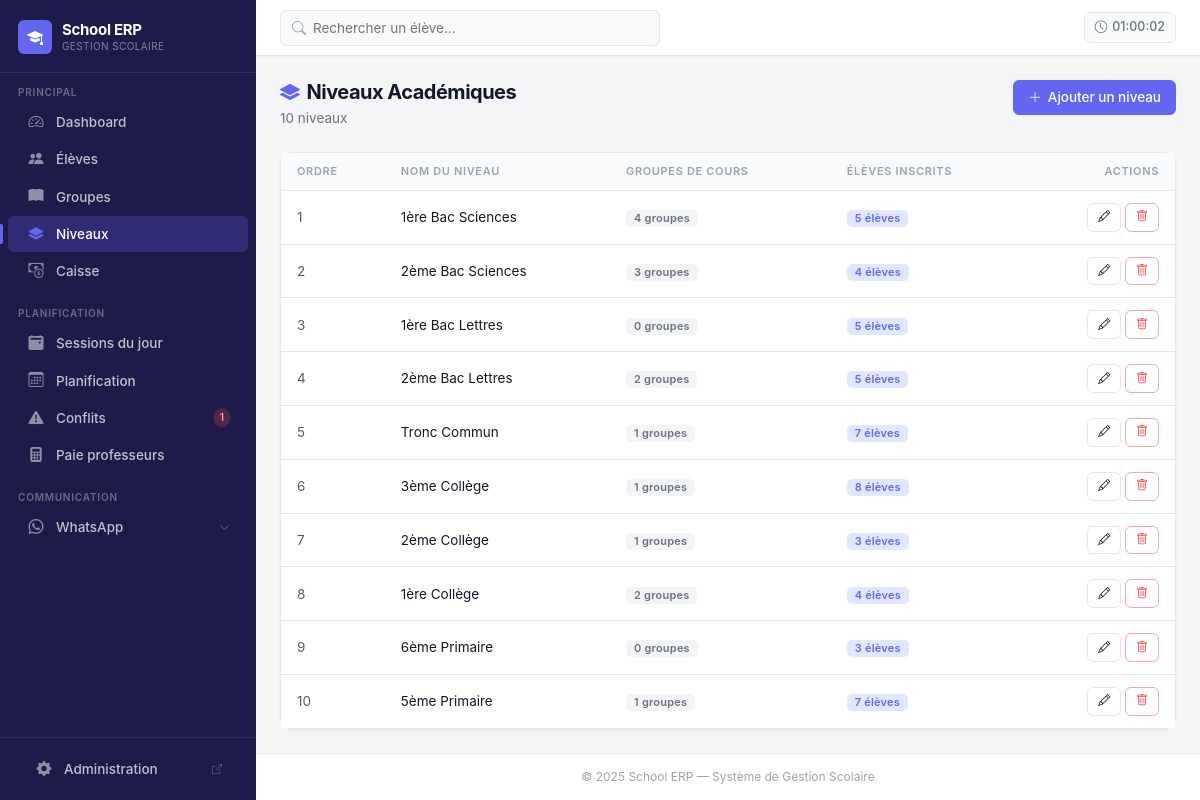
The page /levels/ (signed in) on the database its author committed.
### core/models.py (models this page shows, shortened)
class Level(models.Model):
    name = models.CharField(max_length=100, unique=True, verbose_name="Nom du niveau")
    order = models.PositiveIntegerField(default=0, verbose_name="Ordre d'affichage")
    class Meta:
        verbose_name = "Niveau"
        verbose_name_plural = "Niveaux"
        ordering = ['order', 'name']

### core/views.py (the view)
# urls.py: path('levels/', views.levels_list, name='levels_list'),
def levels_list(request):
    from .models import Level
    levels = Level.objects.all().order_by('order', 'name')
    return render(request, 'core/levels_list.html', {'levels': levels})

### core/context_processors.py (called while the page is built)
def conflicts_count(request):
    CACHE_KEY = 'sidebar_conflict_count'
    CACHE_TTL = getattr(settings, 'CONFLICT_CACHE_TTL', 30)  # seconds
    count = cache.get(CACHE_KEY)
    if count is None:
        try:
            from .utils import detect_all_conflicts
            data = detect_all_conflicts()
            count = len(data.get('schedule_conflicts', []))
        except Exception:
            count = 0
        cache.set(CACHE_KEY, count, CACHE_TTL)
    return {'conflict_count': count}

### core/templatetags/nav_active.py (called while the page is built)
@register.simple_tag(takes_context=True)
def active_if(context, *names):
    request = context.get("request")
    if not request or not request.resolver_match:
        return ""
    return "active" if request.resolver_match.url_name in names else ""

### templates/core/levels_list.html (shortened to what this page needs)
{% extends 'core/base.html' %}
{% block content %}
<div class="page-header d-flex align-items-start justify-content-between">
  <div>
    <h1 class="page-title"><i class="bi bi-layers-fill me-2" style="color:var(--primary);"></i>Niveaux Académiques</h1>
    <p class="page-subtitle">{{ levels|length }} niveau{{ levels|length|pluralize:"x" }}</p>
  </div>
  <a href="{% url 'core:level_create' %}" class="btn btn-primary">
    <i class="bi bi-plus-lg"></i> Ajouter un niveau
  </a>
</div>
{% if levels %}
  <div class="card">
    <div class="card-body p-0">
      <div class="table-responsive">
        <table class="table mb-0">
          <thead class="table-light">
            <tr>
              <th>Ordre</th>
              <th>Nom du niveau</th>
              <th>Groupes de cours</th>
              <th>Élèves inscrits</th>
              <th class="text-end">Actions</th>
            </tr>
          </thead>
          <tbody>
            {% for level in levels %}
              <tr>
                <td class="align-middle text-muted">{{ level.order }}</td>
                <td class="align-middle fw-600">{{ level.name }}</td>
                <td class="align-middle">
                  <span class="badge badge-secondary">{{ level.course_groups.count }} groupes</span>
                </td>
                <td class="align-middle">
                  <span class="badge" style="background:var(--primary-light); color:var(--primary);">
                    {{ level.students.count }} élèves
                  </span>
                </td>
                <td class="align-middle text-end">
                  <a href="{% url 'core:level_edit' level.id %}" class="btn btn-sm btn-icon btn-outline-primary" title="Modifier">
                    <i class="bi bi-pencil"></i>
                  </a>
                  <a href="{% url 'core:level_delete_confirm' level.id %}" class="btn btn-sm btn-icon btn-outline-danger" title="Supprimer">
                    <i class="bi bi-trash"></i>
                  </a>
                </td>
              </tr>
            {% endfor %}
          </tbody>
        </table>
      </div>
    </div>
  </div>
{% endif %}
{% endblock %}

### templates/core/base.html (style rules this page uses)
:root { --font-sans: 'Inter', system-ui, -apple-system, sans-serif; --primary: #6366f1; --primary-dark: #4f46e5; --primary-light: #e0e7ff; --primary-rgb: 99, 102, 241; --sidebar-bg: #1e1b4b; --sidebar-hover: rgba(255, 255, 255, 0.07); --sidebar-active: rgba(99, 102, 241, 0.25); --sidebar-text: rgba(255, 255, 255, 0.72); --sidebar-text-active: #ffffff; --sidebar-accent: #6366f1; --sidebar-width: 256px; --body-bg: #f5f5f7; --surface: #ffffff; --surface-alt: #f9fafb; --border: #e5e7eb; --border-focus: #6366f1; --text-primary: #111827; --text-secondary: #6b7280; --text-muted: #9ca3af; --success: #10b981; --warning: #f59e0b; --danger: #ef4444; --info: #3b82f6; --shadow-xs: 0 1px 2px rgba(0, 0, 0, 0.04); --shadow-sm: 0 1px 3px rgba(0, 0, 0, 0.06), 0 1px 2px rgba(0, 0, 0, 0.04); --shadow-md: 0 4px 6px rgba(0, 0, 0, 0.05), 0 2px 4px rgba(0, 0, 0, 0.04); --shadow-lg: 0 10px 15px rgba(0, 0, 0, 0.05), 0 4px 6px rgba(0, 0, 0, 0.04); --radius-sm: 6px; --radius-md: 10px; --radius-lg: 14px; --radius-xl: 18px; }
*, *::before, *::after { box-sizing: border-box; }
html, body { height: 100%; font-family: var(--font-sans); font-size: 14px; background: var(--body-bg); color: var(--text-primary); -webkit-font-smoothing: antialiased; }
.page-header { margin-bottom: 24px; }
.page-title { font-size: 20px; font-weight: 700; color: var(--text-primary); letter-spacing: -0.025em; margin: 0; }
.page-subtitle { font-size: 13.5px; color: var(--text-secondary); margin: 4px 0 0; }
.card { background: var(--surface); border: 1px solid var(--border); border-radius: var(--radius-lg); box-shadow: var(--shadow-sm); transition: box-shadow 0.2s, transform 0.2s; }
.card-body { padding: 20px; }
.table { border-collapse: separate; border-spacing: 0; font-size: 13.5px; }
.table thead th { font-size: 11px; font-weight: 600; letter-spacing: 0.06em; text-transform: uppercase; color: var(--text-muted); border-bottom: 1px solid var(--border); background: var(--surface-alt); padding: 10px 16px; white-space: nowrap; }
.table tbody td { padding: 12px 16px; border-bottom: 1px solid var(--border); vertical-align: middle; color: var(--text-primary); }
.table tbody tr:last-child td { border-bottom: none; }
.badge { font-size: 11px; font-weight: 600; letter-spacing: 0.02em; padding: 3px 8px; border-radius: 5px; }
.badge-secondary { background: #f3f4f6; color: #6b7280; }
.btn { font-family: var(--font-sans); font-size: 13.5px; font-weight: 500; border-radius: var(--radius-sm); padding: 7px 14px; transition: all 0.15s; display: inline-flex; align-items: center; gap: 6px; line-height: 1.4; border: 1px solid transparent; }
.btn-primary { background: var(--primary); border-color: var(--primary); color: #ffffff; }
.btn-outline-primary { background: transparent; border-color: var(--border); color: var(--text-primary); }
.btn-outline-danger { background: transparent; border-color: #fca5a5; color: var(--danger); }
.btn-sm { font-size: 12px; padding: 5px 10px; border-radius: 6px; }

### rows shown on the page
Level: order "1", name "1ère Bac Sciences", course_groups.count "4", students.count "5"
Level: order "2", name "2ème Bac Sciences", course_groups.count "3", students.count "4"
Level: order "3", name "1ère Bac Lettres", course_groups.count "0", students.count "5"
Level: order "4", name "2ème Bac Lettres", course_groups.count "2", students.count "5"
Level: order "5", name "Tronc Commun", course_groups.count "1", students.count "7"
Level: order "6", name "3ème Collège", course_groups.count "1", students.count "8"
Level: order "7", name "2ème Collège", course_groups.count "1", students.count "3"
Level: order "8", name "1ère Collège", course_groups.count "2", students.count "4"
Level: order "9", name "6ème Primaire", course_groups.count "0", students.count "3"
Level: order "10", name "5ème Primaire", course_groups.count "1", students.count "7"

### other values the page prints
{{ conflict_count }} "1"
{{ levels|length }} "10"
